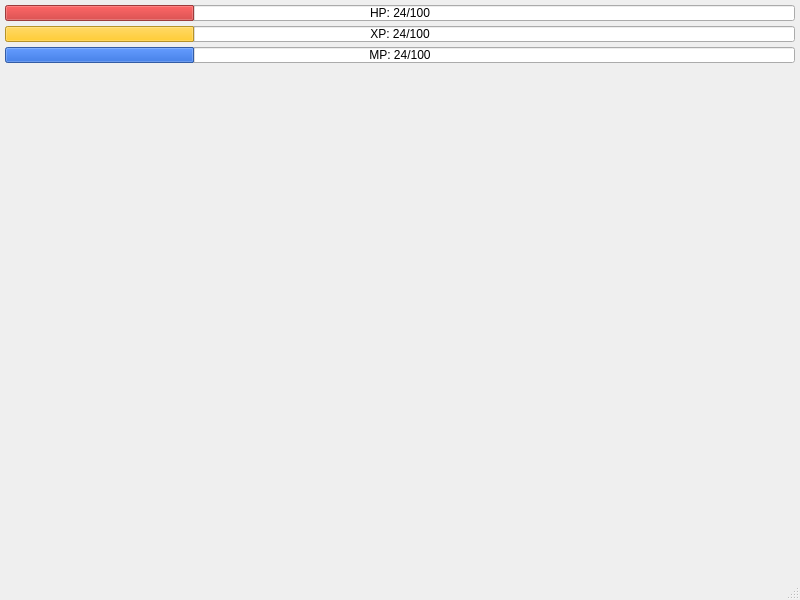
<?xml version="1.0" encoding="UTF-8"?>
<ui version="4.0">
 <class>MainWindow</class>
 <widget class="QMainWindow" name="MainWindow">
  <property name="geometry">
   <rect>
    <x>0</x>
    <y>0</y>
    <width>800</width>
    <height>600</height>
   </rect>
  </property>
  <property name="windowTitle">
   <string>Habitica Desktop Client</string>
  </property>
  <widget class="QWidget" name="centralwidget">
   <widget class="QProgressBar" name="healthBar">
    <property name="geometry">
     <rect>
      <x>5</x>
      <y>5</y>
      <width>790</width>
      <height>16</height>
     </rect>
    </property>
    <property name="palette">
     <palette>
      <active>
       <colorrole role="Highlight">
        <brush brushstyle="SolidPattern">
         <color alpha="255">
          <red>218</red>
          <green>83</green>
          <blue>83</blue>
         </color>
        </brush>
       </colorrole>
       <colorrole role="HighlightedText">
        <brush brushstyle="SolidPattern">
         <color alpha="255">
          <red>0</red>
          <green>0</green>
          <blue>0</blue>
         </color>
        </brush>
       </colorrole>
      </active>
      <inactive>
       <colorrole role="Highlight">
        <brush brushstyle="SolidPattern">
         <color alpha="255">
          <red>218</red>
          <green>83</green>
          <blue>83</blue>
         </color>
        </brush>
       </colorrole>
       <colorrole role="HighlightedText">
        <brush brushstyle="SolidPattern">
         <color alpha="255">
          <red>0</red>
          <green>0</green>
          <blue>0</blue>
         </color>
        </brush>
       </colorrole>
      </inactive>
      <disabled>
       <colorrole role="Highlight">
        <brush brushstyle="SolidPattern">
         <color alpha="255">
          <red>145</red>
          <green>141</green>
          <blue>126</blue>
         </color>
        </brush>
       </colorrole>
       <colorrole role="HighlightedText">
        <brush brushstyle="SolidPattern">
         <color alpha="255">
          <red>0</red>
          <green>0</green>
          <blue>0</blue>
         </color>
        </brush>
       </colorrole>
      </disabled>
     </palette>
    </property>
    <property name="value">
     <number>24</number>
    </property>
    <property name="format">
     <string>HP: %v/%m</string>
    </property>
   </widget>
   <widget class="QProgressBar" name="manaBar">
    <property name="geometry">
     <rect>
      <x>5</x>
      <y>47</y>
      <width>790</width>
      <height>16</height>
     </rect>
    </property>
    <property name="palette">
     <palette>
      <active>
       <colorrole role="Highlight">
        <brush brushstyle="SolidPattern">
         <color alpha="255">
          <red>71</red>
          <green>129</green>
          <blue>231</blue>
         </color>
        </brush>
       </colorrole>
       <colorrole role="HighlightedText">
        <brush brushstyle="SolidPattern">
         <color alpha="255">
          <red>0</red>
          <green>0</green>
          <blue>0</blue>
         </color>
        </brush>
       </colorrole>
      </active>
      <inactive>
       <colorrole role="Highlight">
        <brush brushstyle="SolidPattern">
         <color alpha="255">
          <red>71</red>
          <green>129</green>
          <blue>231</blue>
         </color>
        </brush>
       </colorrole>
       <colorrole role="HighlightedText">
        <brush brushstyle="SolidPattern">
         <color alpha="255">
          <red>0</red>
          <green>0</green>
          <blue>0</blue>
         </color>
        </brush>
       </colorrole>
      </inactive>
      <disabled>
       <colorrole role="Highlight">
        <brush brushstyle="SolidPattern">
         <color alpha="255">
          <red>145</red>
          <green>141</green>
          <blue>126</blue>
         </color>
        </brush>
       </colorrole>
       <colorrole role="HighlightedText">
        <brush brushstyle="SolidPattern">
         <color alpha="255">
          <red>0</red>
          <green>0</green>
          <blue>0</blue>
         </color>
        </brush>
       </colorrole>
      </disabled>
     </palette>
    </property>
    <property name="value">
     <number>24</number>
    </property>
    <property name="format">
     <string>MP: %v/%m</string>
    </property>
   </widget>
   <widget class="QProgressBar" name="xpBar">
    <property name="geometry">
     <rect>
      <x>5</x>
      <y>26</y>
      <width>790</width>
      <height>16</height>
     </rect>
    </property>
    <property name="palette">
     <palette>
      <active>
       <colorrole role="Highlight">
        <brush brushstyle="SolidPattern">
         <color alpha="255">
          <red>255</red>
          <green>204</green>
          <blue>53</blue>
         </color>
        </brush>
       </colorrole>
       <colorrole role="HighlightedText">
        <brush brushstyle="SolidPattern">
         <color alpha="255">
          <red>0</red>
          <green>0</green>
          <blue>0</blue>
         </color>
        </brush>
       </colorrole>
      </active>
      <inactive>
       <colorrole role="Highlight">
        <brush brushstyle="SolidPattern">
         <color alpha="255">
          <red>255</red>
          <green>204</green>
          <blue>53</blue>
         </color>
        </brush>
       </colorrole>
       <colorrole role="HighlightedText">
        <brush brushstyle="SolidPattern">
         <color alpha="255">
          <red>0</red>
          <green>0</green>
          <blue>0</blue>
         </color>
        </brush>
       </colorrole>
      </inactive>
      <disabled>
       <colorrole role="Highlight">
        <brush brushstyle="SolidPattern">
         <color alpha="255">
          <red>145</red>
          <green>141</green>
          <blue>126</blue>
         </color>
        </brush>
       </colorrole>
       <colorrole role="HighlightedText">
        <brush brushstyle="SolidPattern">
         <color alpha="255">
          <red>0</red>
          <green>0</green>
          <blue>0</blue>
         </color>
        </brush>
       </colorrole>
      </disabled>
     </palette>
    </property>
    <property name="value">
     <number>24</number>
    </property>
    <property name="format">
     <string>XP: %v/%m</string>
    </property>
   </widget>
   <widget class="QWidget" name="widget" native="true">
    <property name="geometry">
     <rect>
      <x>460</x>
      <y>250</y>
      <width>120</width>
      <height>80</height>
     </rect>
    </property>
    <property name="palette">
     <palette>
      <active>
       <colorrole role="Base">
        <brush brushstyle="SolidPattern">
         <color alpha="255">
          <red>255</red>
          <green>255</green>
          <blue>255</blue>
         </color>
        </brush>
       </colorrole>
       <colorrole role="Window">
        <brush brushstyle="SolidPattern">
         <color alpha="255">
          <red>85</red>
          <green>255</green>
          <blue>0</blue>
         </color>
        </brush>
       </colorrole>
      </active>
      <inactive>
       <colorrole role="Base">
        <brush brushstyle="SolidPattern">
         <color alpha="255">
          <red>255</red>
          <green>255</green>
          <blue>255</blue>
         </color>
        </brush>
       </colorrole>
       <colorrole role="Window">
        <brush brushstyle="SolidPattern">
         <color alpha="255">
          <red>85</red>
          <green>255</green>
          <blue>0</blue>
         </color>
        </brush>
       </colorrole>
      </inactive>
      <disabled>
       <colorrole role="Base">
        <brush brushstyle="SolidPattern">
         <color alpha="255">
          <red>85</red>
          <green>255</green>
          <blue>0</blue>
         </color>
        </brush>
       </colorrole>
       <colorrole role="Window">
        <brush brushstyle="SolidPattern">
         <color alpha="255">
          <red>85</red>
          <green>255</green>
          <blue>0</blue>
         </color>
        </brush>
       </colorrole>
      </disabled>
     </palette>
    </property>
   </widget>
  </widget>
  <widget class="QMenuBar" name="menubar">
   <property name="geometry">
    <rect>
     <x>0</x>
     <y>0</y>
     <width>800</width>
     <height>19</height>
    </rect>
   </property>
  </widget>
  <widget class="QStatusBar" name="statusbar"/>
 </widget>
 <resources/>
 <connections/>
</ui>
